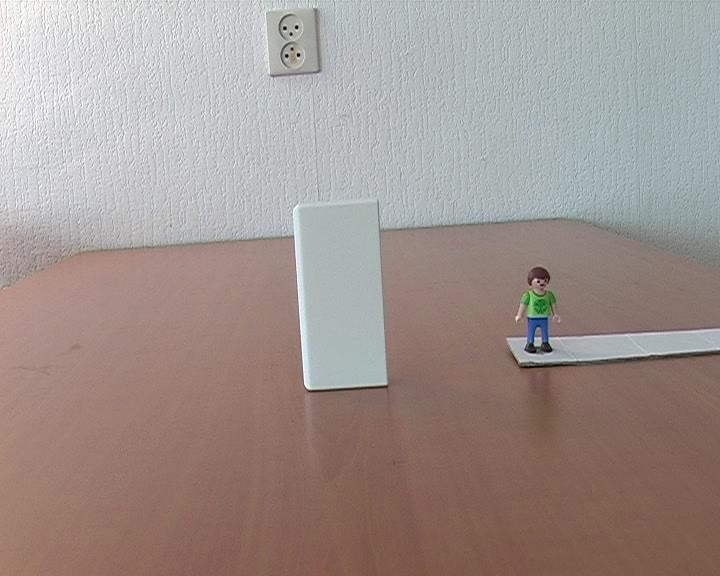
%> input picture assignment_3/person_toy/00000001.jpg, 720 x 576 px
$ octave harris_demo.m   (GNU Octave 9; MATLAB toolbox functions it lacks are replaced by stand-ins)
%> lines starting %> are read from the running program, lines starting %| are printed output that depends on the picture; in (x1, y1, x2, y2) boxes, pixels count from 0 and x2, y2 are one past the last pixel; in counts of white or black regions, pixels touching at a corner belong together; the program's own positions count from 1
%> further down, img is the input picture: size 576x720x3 uint8; mean R, G, B 160.2, 147.3, 142.8
### lab_3/src/harris.m
function [H, r, c] = harris(img, kernel_size, sigma, n, threshold, to_plot)
%> called with kernel_size = 13, sigma = 3, n = 19, threshold = 200, to_plot = true
 % size and sigma are the kernel size and sigma for the gaussian kernel
 % n is the window size for the neighbour window
 % threshold is a user defined value for a corner point

 % returns the H matrix
 % along with the row and columns of the corners
 grayscale_image = double(rgb2gray(img));

 % By applying a Gaussian filter, convolve at each i,j point
 % Also compute the gaussian derivative.
 G = fspecial('gaussian', kernel_size, sigma);
 [Gx, Gy] = gradient(G);

 % Find derivatives by convolving with image
 Ix = imfilter(grayscale_image, Gx, 'same');
 Iy = imfilter(grayscale_image, Gy, 'same');

 % Construct A,B,C
 A = imfilter(Ix .* Ix, G, 'same');
 B = imfilter(Ix .* Iy, G, 'same');
 C = imfilter(Iy .* Iy, G, 'same');

 % Construct the H matrix.
 H = (A.*C - B.^2) - 0.04 .* (A + C) .^ 2;

 % Sliding window to determine max in each neighbourhood
 maxH = imdilate(H, ones(n*2+1));

 % Equivalent but slower
 % maxH = nlfilter(H, [n*2+1 n*2+1], @(x) max(x(:)));

 % Value is good if it's the maximum in that neighbourhood and it's above
 % the threshold
 corners = (H == maxH) & (H > threshold);
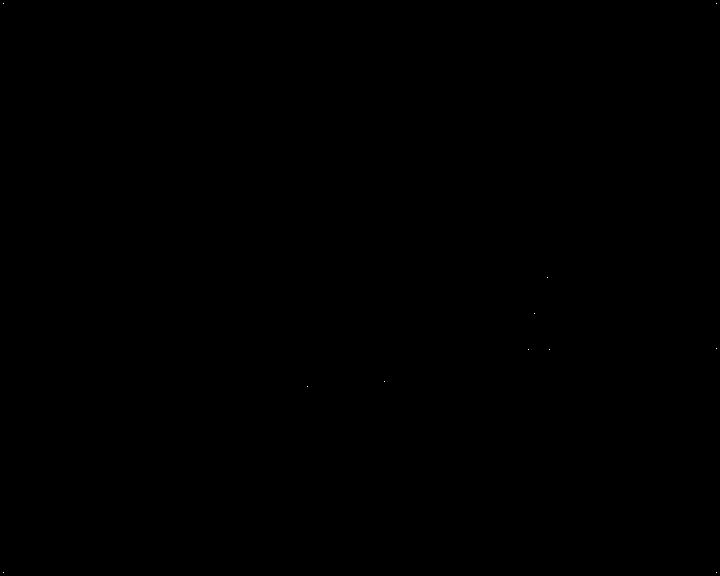
%> corners: size 576x720 logical; 0% white in thin lines or dots

 % For better illustration, we also remove those
 % found in the corners of the image.
 corners(end - n:end, end - n:end) = 0;
%> corners: size 576x720 logical; 0% white in thin lines or dots
 corners(1:n, end - n:end) = 0;
%> corners: size 576x720 logical; 0% white in thin lines or dots
 corners(1:n, 1:n) = 0;
%> corners: size 576x720 logical; 0% white in thin lines or dots, all inside (x1, y1, x2, y2) = (3, 277, 717, 573)
 corners(end - n:end, 1:n) = 0;
%> corners: size 576x720 logical; 0% white in thin lines or dots, all inside (x1, y1, x2, y2) = (307, 277, 717, 387)

 % Return row and column indices of corners
 % Essentially looking for non-zero values.
 [r, c] = find(corners);
%> r = [387; 382; 350; 314; 278; 350; 349]; c = [308; 385; 529; 535; 548; 550; 717]

 % [6 lines of commented-out code are left out]

 if to_plot
     figure;
     subplot(131), imshow(50 * Ix); title('Derivatives in X direction')
     subplot(132), imshow(50 * Iy); title('Derivatives in Y direction')
     subplot(133), imshow(img); hold on; plot(c,r, 'go'); title('Corners')
 end
end

### lab_3/src/harris_demo.m
sigma = 3;
window_size = 19;

img = imread('person_toy/00000001.jpg');
kernel_size = 13;
t = 200;
harris(img, kernel_size, sigma, window_size, t, true);

img = imread('pingpong/0000.jpeg');
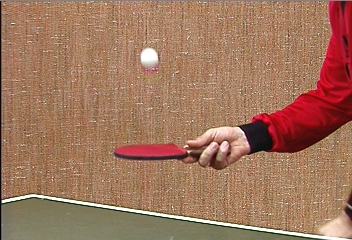
%> input picture assignment_3/pingpong/0000.jpeg, 352 x 240 px
%> img is the input picture: size 240x352x3 uint8; mean R, G, B 160.4, 117.6, 93.3
kernel_size = 17;
t = 200;
harris(img, kernel_size, sigma, window_size, t, true);
%> call 2 of harris, with kernel_size = 17, sigma = 3, n = 19, threshold = 200, to_plot = true
%> in harris (call 2), `B = imfilter(Ix .* Iy, G, 'same');`:
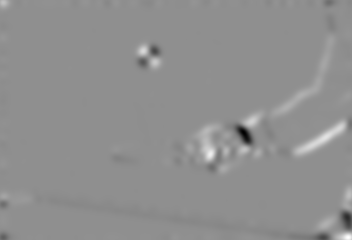
%> B: size 240x352 double; min -92.65, max 72.1, mean 0.4; drawn with min black and max white
%> in harris (call 2), `H = (A.*C - B.^2) - 0.04 .* (A + C) .^ 2;`:
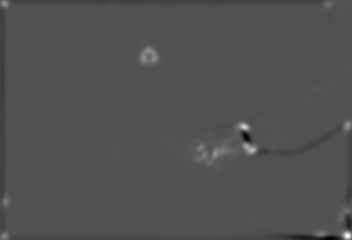
%> H: size 240x352 double; min -2528.9, max 5336.7, mean -7.3; drawn with min black and max white
%> in harris (call 2), `corners = (H == maxH) & (H > threshold);`:
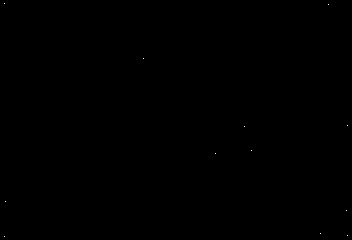
%> corners: size 240x352 logical; 0.01% white in thin lines or dots
%> in harris (call 2), `corners(end - n:end, end - n:end) = 0;`: corners: size 240x352 logical; 0.01% white in thin lines or dots
%> in harris (call 2), `corners(1:n, 1:n) = 0;`: corners: size 240x352 logical; 0.01% white in thin lines or dots
%> in harris (call 2), `corners(end - n:end, 1:n) = 0;`: corners: size 240x352 logical; 0.01% white in thin lines or dots
%> in harris (call 2), `[r, c] = find(corners);`: r = [202; 59; 154; 127; 151; 234; 5; 211; 126]; c = [6; 144; 216; 245; 252; 321; 329; 347; 348]
%> in harris (call 2), `imshow(50 * Iy)`:
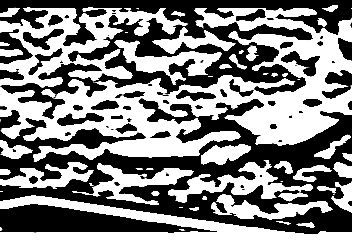
%> displayed picture: size 240x352, on the screen's scale of 0 to 255; min 0, max 255, mean 129.4
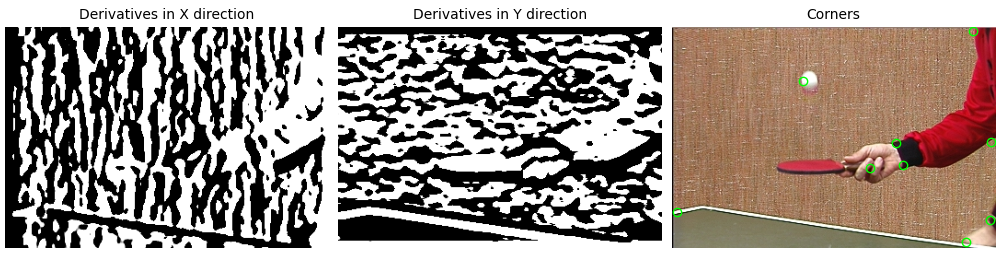
%> figure redrawn from the program's plot data, 3 panels
